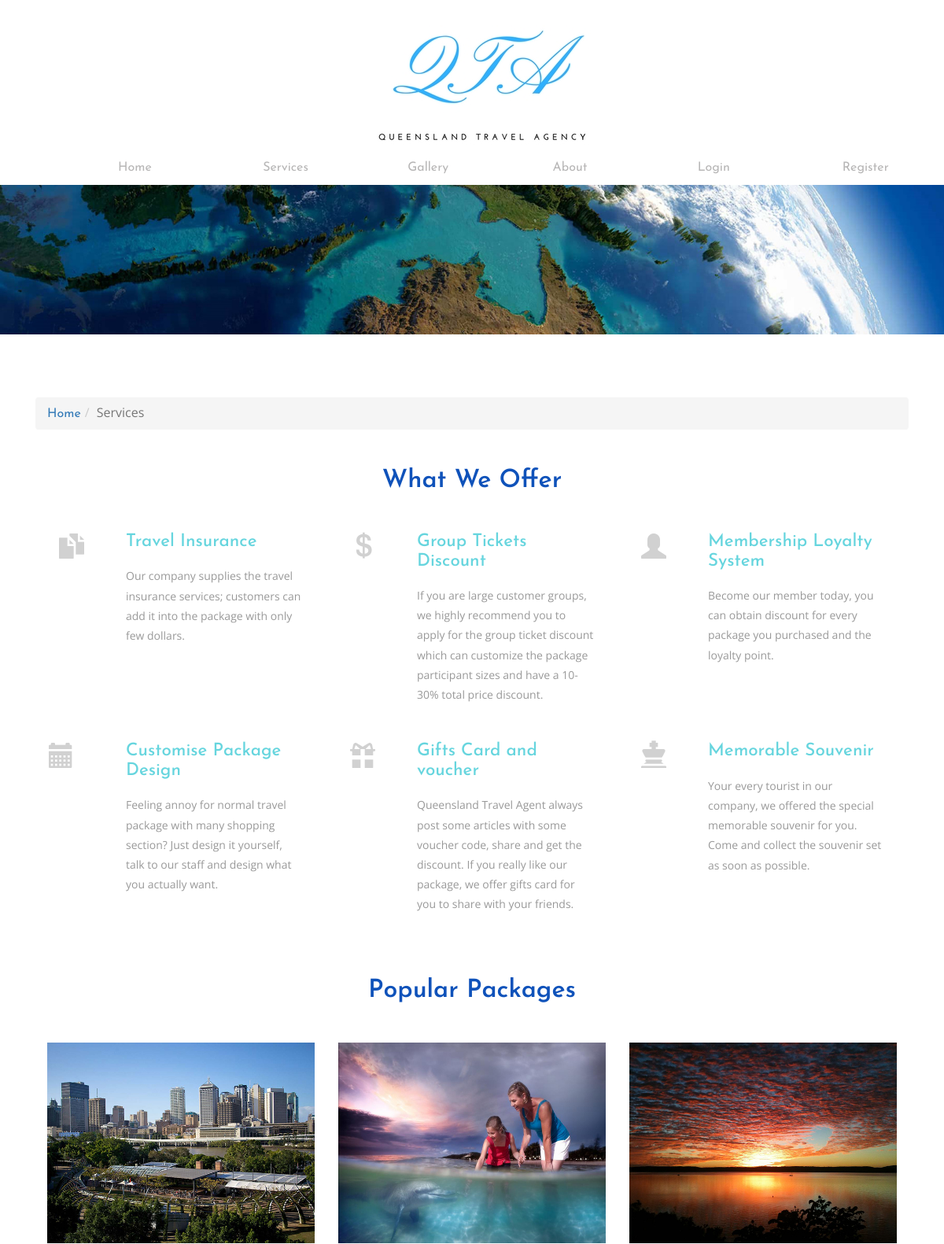
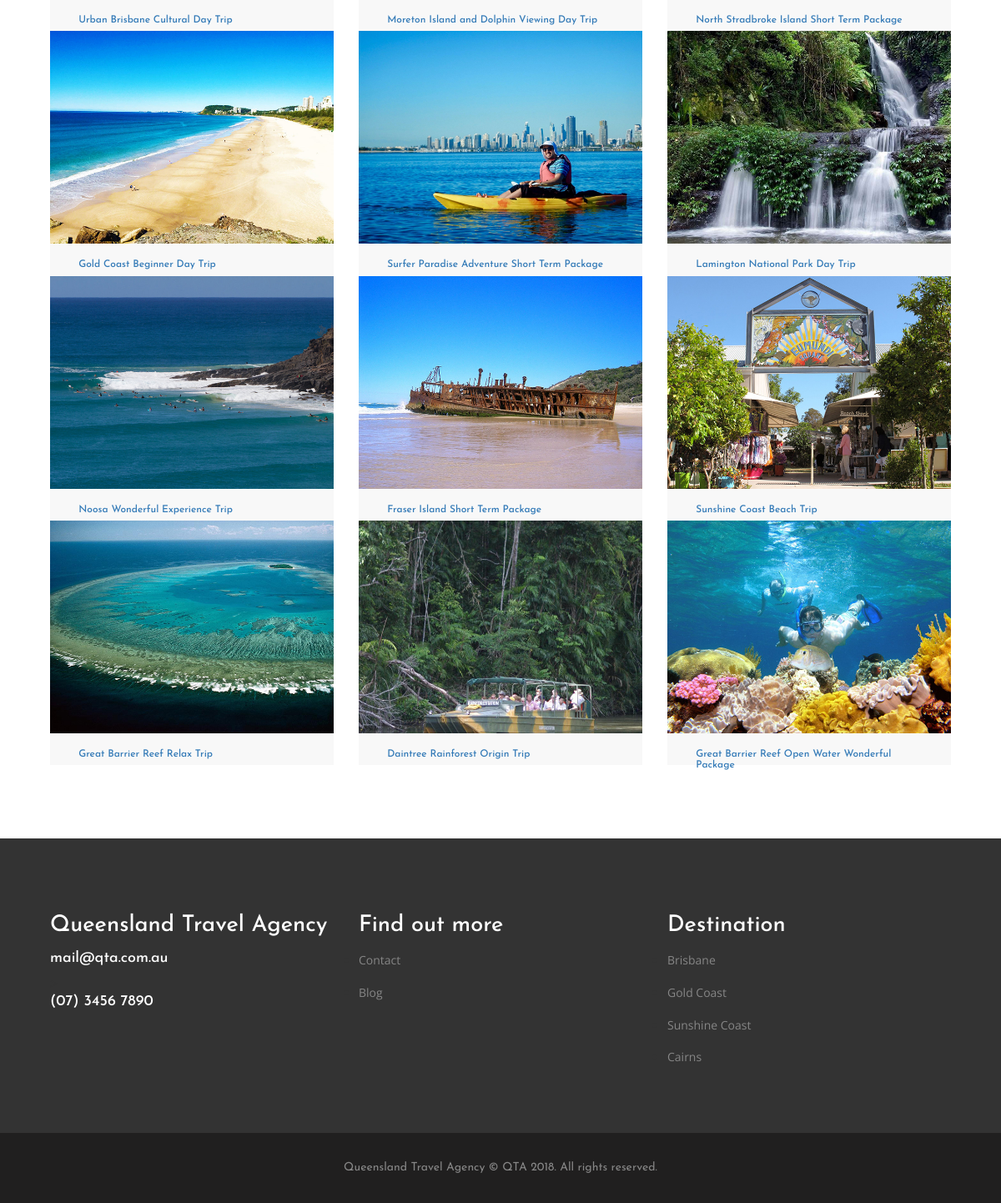
/services.php, run on the app's committed database (2 pictures, top to bottom).
### tables this page shows
CREATE TABLE `package` (
  `PackageID` int(11) NOT NULL,
  `Name` varchar(60) NOT NULL,
  `Description` mediumtext NOT NULL,
  `Price` float NOT NULL,
  `Stock` int(11) NOT NULL,
  `DestinationID` int(11) NOT NULL,
  `ImageLocation` varchar(255) DEFAULT NULL
);

### services.php (the view, shortened to what this page needs)
<?php
	require("connectDatabaseObject.php");
?>
<!DOCTYPE html>
<html>
<head>
<link rel="stylesheet" href="https://stackpath.bootstrapcdn.com/bootstrap/4.1.0/css/bootstrap.min.css">
<link href="css/bootstrap.css" rel="stylesheet" type="text/css" media="all" />
<link href="css/style.css" rel="stylesheet" type="text/css" media="all" />
<link href="css/login.css" rel="stylesheet" type="text/css"/>
<link rel="stylesheet" href="css/flexslider.css" type="text/css" media="screen" />
</head>
<body>
	<div>
		<div class="col-lg-4 col-md-4 col-sm-4 col-xs-4 col-md-offset-4 col-lg-offset-4 col-sm-offset-4 col-xs-offset-4">
			<a href="index.php" class="logo-image"><img class="logo-image-size" src="images/logo.jpg" alt="logo"></a>
		</div>
	</div>
	<div class="container-fluid header-navigation" style="margin-bottom: 10px;">
		<div class="navigationbar navigationbar-default">
			<div class="row navigation navigationbar-nav">
				<div class="col-md-4 col-lg-2 col-xs-12 col-sm-4 top-nav"><a href="index.php">Home</a></div>
				<div class="col-md-4 col-lg-2 col-xs-12 col-sm-4 top-nav"><a href="services.php">Services</a></div>
				<div class="col-md-4 col-lg-2 col-xs-12 col-sm-4 top-nav"><a href="gallery.php">Gallery</a></div>
				<div class="col-md-4 col-lg-2 col-xs-12 col-sm-4 bot-nav"><a href="about.php">About</a></div>
				<?php
				if(!isset($_SESSION["username"])) {
					echo "<div class=\"col-md-4 col-lg-2 col-xs-12 col-sm-4 bot-nav\"><a href=\"login.php\">Login</a></div>
					<div class=\"col-md-4 col-lg-2 col-xs-12 col-sm-4 bot-nav\"><a href=\"register.php\">Register</a></div>";
				} else {
					echo "<div class=\"col-md-4 col-lg-2 col-xs-12 col-sm-4\"><a href=\"profile.php\">Profile</a></div>
					<div class=\"col-md-4 col-lg-2 col-xs-12 col-sm-4\"><a href=\"index.php?logout=true\">Logout</a></div>";
				}
				?>
			</div>
		</div>
	</div>
	<div class="banner1">
	</div>
	<div class="services">
		<div class="container">
			<ol class="breadcrumb breadco">
				<li><a href="index.php">Home</a></li>
				<li class="active">Services</li>
			</ol>
			<div class="services-grid">
				<h3>What We Offer</h3>
				<div class="services-grd">
					<div class="col-md-4 services-grd1 col-sm-12 col-xs-12">
						<div class="col-xs-3 services-grd1-left col-sm-3 col-xs-5">
							<span class="glyphicon glyphicon-duplicate" aria-hidden="true"></span>
						</div>
						<div class="col-xs-9 services-grd1-right col-sm-9 col-xs-7">
							<h4>Travel Insurance</h4>
							<p>Our company supplies the travel insurance services; customers
							can add it into the package with only few dollars.</p>
						</div>
						<div class="clearfix"> </div>
					</div>
					<div class="col-md-4 services-grd1 col-sm-12">
						<div class="col-xs-3 services-grd1-left col-sm-3">
							<span class="glyphicon glyphicon-usd" aria-hidden="true"></span>
						</div>
						<div class="col-xs-9 services-grd1-right col-sm-9">
							<h4>Group Tickets Discount</h4>
							<p> If you are large customer groups, we highly recommend you to apply
							for the group ticket discount which can customize the package participant
							sizes and have a 10-30% total price discount.</p>
						</div>
						<div class="clearfix"> </div>
					</div>
					<div class="col-md-4 services-grd1 col-sm-12">
						<div class="col-xs-3 services-grd1-left col-sm-3">
							<span class="glyphicon glyphicon-user" aria-hidden="true"></span>
						</div>
						<div class="col-xs-9 services-grd1-right col-sm-9">
							<h4>Membership Loyalty System</h4>
							<p>Become our member today, you can obtain discount
							for every package you purchased and the loyalty point.</p>
						</div>
						<div class="clearfix"> </div>
					</div>
					<div class="clearfix"> </div>
				</div>
				<div class="services-grd">
					<div class="col-md-4 services-grd1 col-sm-12">
						<div class="col-xs-3 services-grd1-left col-sm-3">
							<span class="glyphicon glyphicon-calendar" aria-hidden="true"></span>
						</div>
						<div class="col-xs-9 services-grd1-right col-sm-9">
							<h4>Customise Package Design</h4>
							<p> Feeling annoy for normal travel package with many shopping section? Just
							design it yourself, talk to our staff and design what you actually want.</p>
						</div>
						<div class="clearfix"> </div>
					</div>
					<div class="col-md-4 services-grd1 col-sm-12">
						<div class="col-xs-3 services-grd1-left col-sm-3">
							<span class="glyphicon glyphicon-gift" aria-hidden="true"></span>
						</div>
						<div class="col-xs-9 services-grd1-right col-sm-9">
							<h4>Gifts Card and voucher</h4>
							<p> Queensland Travel Agent always post some articles with some voucher code,
							share and get the discount. If you really like our package, we offer gifts card
							for you to share with your friends.</p>
						</div>
						<div class="clearfix"> </div>
					</div>
					<div class="col-md-4 services-grd1 col-sm-12">
						<div class="col-xs-3 services-grd1-left col-sm-3">
							<span class="glyphicon glyphicon-king" aria-hidden="true"></span>
						</div>
						<div class="col-xs-9 services-grd1-right col-sm-9">
							<h4>Memorable Souvenir</h4>
							<p> Your every tourist in our company, we offered the special memorable souvenir for
							you. Come and collect the souvenir set as soon as possible.</p>
						</div>
						<div class="clearfix"> </div>
					</div>
					<div class="clearfix"> </div>
				</div>
			</div>
			<div class="services-overview">
				<h3>Popular Packages</h3>
				<?php
					$sql_query = "SELECT Name, ImageLocation FROM package";
					$stmt_object = $db_link -> prepare($sql_query);
					$stmt_object -> execute();
					$result = $stmt_object -> get_result();
					$num_row = $result -> num_rows;
					$rows = 0;
					if($num_row % 3 == 0) {
						$rows = $num_row / 3;
					} else {
						$rows = $num_row / 3 + 1;
					}
					for($i = 0; $i < $rows; $i++) {
						echo "<div class=\"services-overview-grids\">";
						$item = 0;
						while($item < 3 && $row_result = $result -> fetch_row()) {
							echo "<div class=\"col-md-4 services-overview-grid col-sm-12 col-xs-12\">
						<div class=\"services-overview-grd\">";
							echo '<a href="';
							echo "package.php?package=".$row_result[0];
							echo '"><img src="'.$row_result[1].'" style="height:100%; width:100%;" class="img-responsive"/></a>';
							echo "<div class=\"services-overview-gd\">
								<h6 class=\"col-md-12\">";
							echo "<a href=\"package.php?package=".$row_result[0];
								echo "\">".$row_result[0]."</a></h6>
								<p></p>
							</div>
						</div>
					</div>";
							$item++;
						}
						echo "</div><div class=\"clearfix\"> </div>";
					}
				?>
			</div>
		</div>
	</div>
	<div class="footer">
		<div class="container">
			<div class="footer-row">
				<div class="col-md-4 col-sm-12 col-xs-12 footer-grids">
					<h3>Queensland Travel Agency</h3>
					<h4>mail@qta.com.au</h4>>
					<h4>(07) 3456 7890</h4>
				</div>
				<div class="col-md-4 col-sm-12 col-xs-12 footer-grids">
					<h3>Find out more</h3>
					<ul>
						<li><a href="contact.php">Contact</a></li>
						<li><a href="https://blog.queensland.com/">Blog</a></li>
					</ul>
				</div>
        <div class="col-md-4 col-sm-12 col-xs-12 footer-grids">
          <h3>Destination</h3>
          <ul>
            <li><a href="destination.php?destination=Brisbane">Brisbane</a></li>
            <li><a href="destination.php?destination=Gold Coast">Gold Coast</a></li>
            <li><a href="destination.php?destination=Sunshine Coast">Sunshine Coast</a></li>
            <li><a href="destination.php?destination=Cairns">Cairns<a/></li>
          </ul>
        </div>
				<div class="clearfix"> </div>
			</div>
		</div>
	</div>
	<div class="footer-bottom">
		<div class="container">
			<p>Queensland Travel Agency &copy; QTA 2018. All rights reserved.</p>
		</div>
	</div>
</body>
</html>

### css/style.css (style rules this page uses)
html, body { font-size: 100%; background:#ffffff; font-family: 'Open Sans', sans-serif; }
h1,h2,h3,h4,h5,h6,a { margin:0; font-family: 'Josefin Sans', sans-serif; }
p { margin:0; }
ul,label { margin:0; padding:0; }
.logo-image { display: block; }
.header-navigation { background-color: #fff; }
.navigationbar-default { background: none; border: none; }
.navigationbar-default .navigationbar-nav > div > a { color: #B7B6B6; }
.navigationbar-nav { float: none; margin-left: 5em; }
.navigationbar { margin-bottom: 0; }
.navigation > div > a { padding: 20px 40px; }
.banner1 { background:url(../images/queensland.jpg) no-repeat 0px 0px; background-size:cover; -webkit-background-size:cover; -moz-background-size:cover; -ms-background-size:cover; -o-background-size:cover; min-height:300px; }
.banner-bottom,.features,.typo,.contact-grids,.gallery,.services,.about,.events,.history,.single, .register-form, .login-form, .destination, .package, .cart { padding:5em 0; }
.banner-bottom h3,.features-grid-left h3,.features-grid-right h3,h3.title,.gallery h3,.history h3,.single h3,.events h3,.services h3,.about-grid h3 { font-size:2em; color:#0F52BA; margin:0; text-align:center; font-weight:600; text-transform:capitalize; }
.footer { padding: 5em 0 4em; background-color: rgb(51, 51, 51); }
.footer h4 { margin:0 0 .5em; color: #fff; }
.footer h3 { color: #fff; font-size: 1.7em; margin:0.4em 0 .5em; }
.footer-grids ul li { margin-bottom: 1em; }
.footer-grids ul li a { color: #868686; font-size:14px; text-decoration: none; font-family: 'Open Sans', sans-serif; }
.footer-bottom { background-color: #201F1F; padding: 2em 0; text-align: center; }
.footer-bottom p { color: #868686; margin:0; font-size: 14px; }
.breadco { margin:0 0 3em; }
ol { margin-bottom: 44px; }
.services-overview-grd { width:100% !important; }
.services-grd1 h4 { font-size: 1.4em; color:#66D5DE; margin: 0 0 0.8em; }
.services-grd1-left span { font-size: 2em; color:#D1D1D1; }
.services-grd1 p { color:#999; line-height:1.8em; margin:0; font-size:14px; }
.services-overview { margin:5em 0 0; }
.services-grd:nth-child(2) { margin: 3em 0; }
.services-overview-gd { padding:1.2em; background:#F8F8F8; }
.services-overview-grids:nth-child(2) { margin: 3em 0; }
.glyphicon-calendar { left: -13px; }
@media (max-width:1366px) { .banner1 { min-height: 190px; } }

### data on the page
package: ImageLocation (picture), Name "Urban Brisbane Cultural Day Trip"
package: ImageLocation (picture), Name "Moreton Island and Dolphin Viewing Day Trip"
package: ImageLocation (picture), Name "North Stradbroke Island Short Term Package"
package: ImageLocation (picture), Name "Gold Coast Beginner Day Trip"
package: ImageLocation (picture), Name "Surfer Paradise Adventure Short Term Package"
package: ImageLocation (picture), Name "Lamington National Park Day Trip"
package: ImageLocation (picture), Name "Noosa Wonderful Experience Trip"
package: ImageLocation (picture), Name "Fraser Island Short Term Package"
package: ImageLocation (picture), Name "Sunshine Coast Beach Trip"
package: ImageLocation (picture), Name "Great Barrier Reef Relax Trip"
package: ImageLocation (picture), Name "Daintree Rainforest Origin Trip"
package: ImageLocation (picture), Name "Great Barrier Reef Open Water Wonderful Package"
